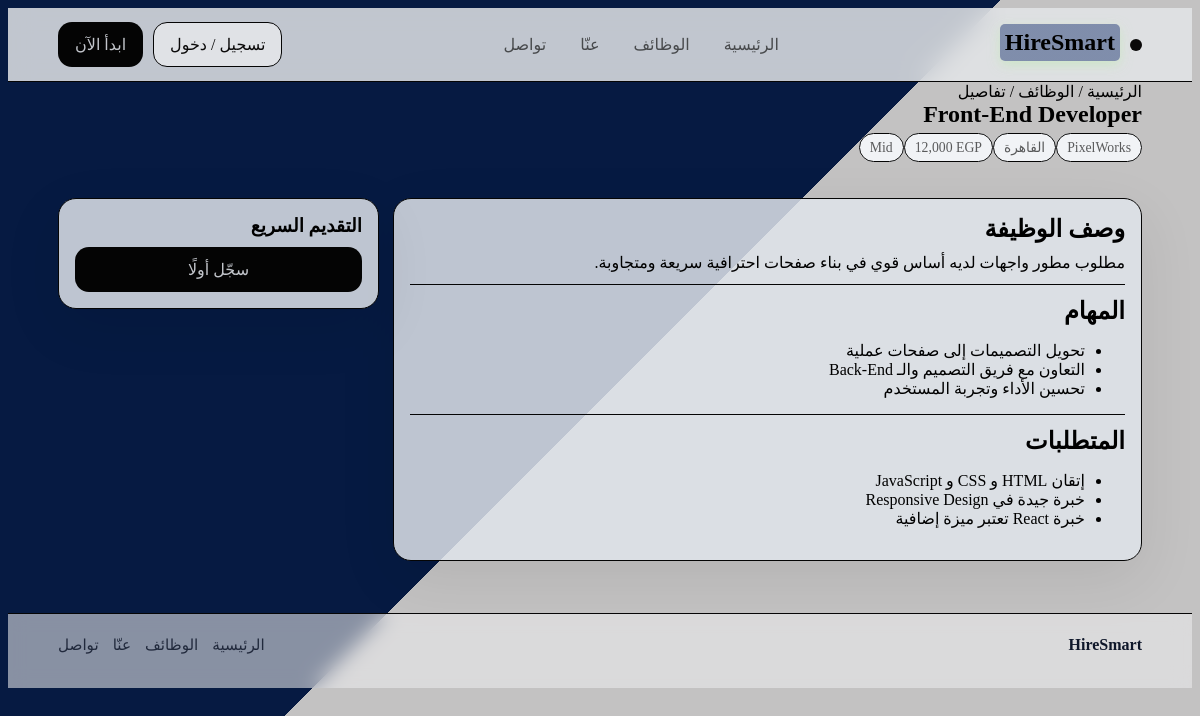
Page /job-details.php?id=1 on the committed database.
### tables this page shows
CREATE TABLE jobs (
    id INT AUTO_INCREMENT PRIMARY KEY,
    title VARCHAR(150) NOT NULL,
    company VARCHAR(150) NOT NULL,
    location VARCHAR(100) NOT NULL,
    level VARCHAR(50) NOT NULL,
    employment_type VARCHAR(50) NOT NULL DEFAULT 'Full-time',
    salary VARCHAR(100) DEFAULT NULL,
    description TEXT NOT NULL,
    responsibilities TEXT NOT NULL,
    requirements TEXT NOT NULL,
    skills TEXT NOT NULL,
    is_active TINYINT(1) NOT NULL DEFAULT 1,
    created_at TIMESTAMP DEFAULT CURRENT_TIMESTAMP
);

### includes/auth.php (called while the page is built, shortened)
<?php
if (!function_exists('e')) {
    function e($value): string {
        return htmlspecialchars((string)$value, ENT_QUOTES, 'UTF-8');
    }
}
function isLoggedIn(): bool {
    return isset($_SESSION['user']) && is_array($_SESSION['user']);
}
?>

### job-details.php (the view, shortened to what this page needs)
<?php
require_once 'config/db.php';
$jobId = (int)($_GET['id'] ?? 0);
$stmt = $pdo->prepare("SELECT * FROM jobs WHERE id = ? AND is_active = 1");
$stmt->execute([$jobId]);
$job = $stmt->fetch();
include 'includes/header.php';
?>
<section class="pagehead"><div class="container"><div class="breadcrumb">الرئيسية / الوظائف / تفاصيل</div><h1><?= e($job['title']) ?></h1><div class="kv"><span class="tag"><?= e($job['company']) ?></span><span class="tag"><?= e($job['location']) ?></span><span class="tag"><?= e($job['level']) ?></span><span class="tag"><?= e($job['salary']) ?></span></div></div></section>
<section class="section"><div class="container layout">
  <div class="card">
    <h2>وصف الوظيفة</h2><p><?= nl2br(e($job['description'])) ?></p>
    <div class="divider"></div>
    <h2>المهام</h2><ul class="list"><?php foreach (explode("\n", $job['responsibilities']) as $item): if (trim($item)!==''): ?><li><?= e(trim($item)) ?></li><?php endif; endforeach; ?></ul>
    <div class="divider"></div>
    <h2>المتطلبات</h2><ul class="list"><?php foreach (explode("\n", $job['requirements']) as $item): if (trim($item)!==''): ?><li><?= e(trim($item)) ?></li><?php endif; endforeach; ?></ul>
  </div>
  <aside class="sidebar">
    <div class="card">
      <h3>التقديم السريع</h3>
      <?php if (!isLoggedIn()): ?>
        <a class="btn btn--primary" style="width:100%" href="auth.php">سجّل أولًا</a>
      <?php elseif (isAdmin()): ?>
        <div class="alert alert--info">أنت مسجل كـ HR.</div>
      <?php endif; ?>
    </div>
  </aside>
</div></section>
<?php include 'includes/footer.php'; ?>

### includes/header.php (shortened to what this page needs)
<?php
require_once __DIR__ . '/auth.php';
?>
<!doctype html>
<html lang="ar" dir="rtl">
<head>
  <link rel="stylesheet" href="assets/css/styles.css">
</head>
<body>
<header class="topbar">
  <div class="container topbar__inner">
    <a class="brand" href="index.php">
      <span class="brand__dot"></span>
      <span class="brand__name">HireSmart</span>
    </a>
    <nav class="nav">
      <a href="index.php">الرئيسية</a>
      <a href="jobs.php">الوظائف</a>
      <a href="about.php">عنّا</a>
      <a href="contact.php">تواصل</a>
    </nav>
    <div class="topbar__actions">
      <?php if (isLoggedIn()): ?>
        <span class="welcome">مرحبًا، <?= e($_SESSION['user']['name'] ?? 'مستخدم') ?></span>
        <a class="btn btn--ghost" href="logout.php">تسجيل خروج</a>
      <?php else: ?>
        <a class="btn btn--ghost" href="auth.php">تسجيل / دخول</a>
      <?php endif; ?>
      <a class="btn btn--primary" href="jobs.php">ابدأ الآن</a>
    </div>
  </div>
</header>
<main>

### includes/footer.php
</main>
<footer class="footer">
  <div class="container footer__inner">
    <strong>HireSmart</strong>
    <div class="footer__links">
      <a href="index.php">الرئيسية</a>
      <a href="jobs.php">الوظائف</a>
      <a href="about.php">عنّا</a>
      <a href="contact.php">تواصل</a>
    </div>
  </div>
</footer>
</body>
</html>

### assets/css/styles.css (style rules this page uses)
:root { --bg: #7c9ad6; --card: rgb(0, 0, 0); --text: rgb(10, 9, 9); --muted: rgba(8, 8, 8, 0.65); --line: rgb(5, 5, 5); --primary: #040404; --primary2:#003cb3fb; --shadow: 0 18px 60px rgba(0,0,0,.08); --radius: 18px; --radius2: 26px; --max: 1120px; --font: system-ui, -apple-system, "Segoe UI", Tahoma, Arial, sans-serif; }
* { box-sizing:border-box }
.html,body { height:100% }
a { color:inherit; text-decoration:none }
h1,h2,h3 { margin:0 0 10px }
p { margin:0 0 12px }
.container { max-width: var(--max); margin:auto; padding: 0 18px }
.btn { display:inline-flex; align-items:center; justify-content:center; gap:10px; padding:12px 16px; border-radius:14px; border:1px solid var(--line); background: rgba(244, 245, 248, 0.85); color: var(--text); cursor:pointer; transition:.2s ease; }
.btn--primary { background: var(--primary); color:rgba(228, 232, 238, 0.85); border-color:transparent; }
.btn--ghost { background:rgba(230, 232, 236, 0.85); }
.topbar { position: sticky; top:0; z-index:50; backdrop-filter: blur(12px); background: rgba(227, 229, 232, 0.85); border-bottom:1px solid var(--line); }
.topbar__inner { display:flex; align-items:center; justify-content:space-between; padding:14px 18px; gap:14px; }
.brand { display:flex; align-items:center; gap: 10px; font-weight:800; }
.brand__dot { width:12px; height:12px; border-radius:999px; background: var(--text); }
.nav { display:flex; gap:10px; flex-wrap:wrap; }
.nav a { color: var(--muted); padding:8px 10px; border-radius:10px; }
.topbar__actions { display:flex; gap:10px }
.card { background: rgba(224, 228, 234, 0.85); border:1px solid var(--line); border-radius: var(--radius); box-shadow: var(--shadow); padding:16px; }
.divider { height:1px; background: var(--line); margin:12px 0; }
.tag { padding:6px 10px; border-radius:999px; border:1px solid var(--line); background:rgba(250, 252, 255, 0.85); color: var(--muted); font-size:.86rem; }
.section { padding:42px 0 }
.layout { display:grid; grid-template-columns:1.4fr .6fr; gap:14px; }
.footer { padding:22px 0 34px; border-top:1px solid var(--line); margin-top:10px; }
.footer__inner { display:flex; justify-content:space-between; flex-wrap:wrap; gap:16px; }
.footer__links { display:flex; gap:14px; color: var(--muted); }
.footer { color: #0f172a; }
.footer p, .footer a { font-size: 0.95rem; font-weight: 500; color: rgba(15,23,42,.9); }
.footer__links { font-size: 0.95rem; }
.footer__links a { color: rgba(15,23,42,.85); }
.footer { background: rgba(235, 235, 238, 0.568); backdrop-filter: blur(10px); }
.nav a { display: inline-block; padding: 10px 12px; border-radius: 10px; text-decoration: none; transition: 0.2s; }
body { flex-basis: auto; background: linear-gradient(135deg, #082052 50%, #f3f2f2 50%); background-size: cover; background-position: center; background-repeat: no-repeat; background-attachment: fixed; }
body::before { content: ""; position: fixed; inset: 0; background: rgba(0,0,0,0.20); z-index: -1; }
.brand__name { font-size: 1.5rem; font-weight: 800; padding: 5px; margin-bottom: 5px; border-radius: 5px; box-shadow: 0 4px 12px rgba(192, 233, 181, 0.599); background-attachment: fixed; background: linear-gradient(135deg, #5f7198bf 50%, #f3f2f2 50%); background-size: 200% 200%; animation: gradientAnimation 3s ease infinite; }

### rows in the picture
jobs: title "Front-End Developer", company "PixelWorks", location "القاهرة", level "Mid", salary "12,000 EGP", description "مطلوب مطور واجهات لديه أساس قوي في بناء صفحات احترافية سريعة ومتجاوبة.", responsibilities "تحويل التصميمات إلى صفحات عملية", responsibilities "التعاون مع فريق التصميم والـ Back-End", responsibilities "تحسين الأداء وتجربة المستخدم", requirements "إتقان HTML و CSS و JavaScript", requirements "خبرة جيدة في Responsive Design", requirements "خبرة React تعتبر ميزة إضافية"
